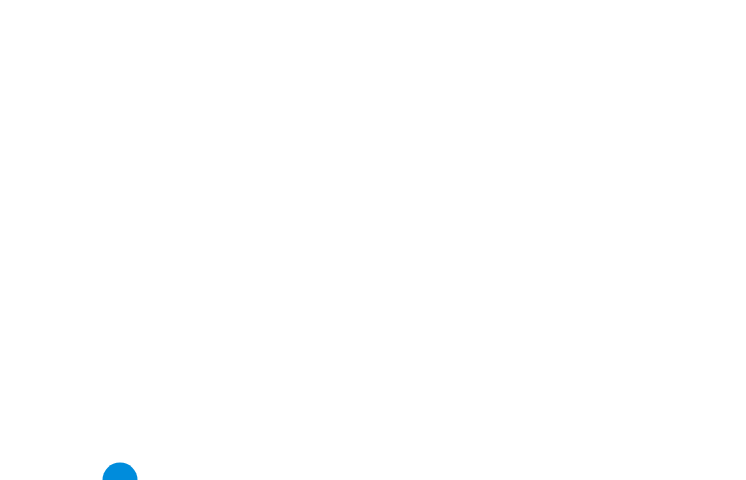
Frame 1 (no input)
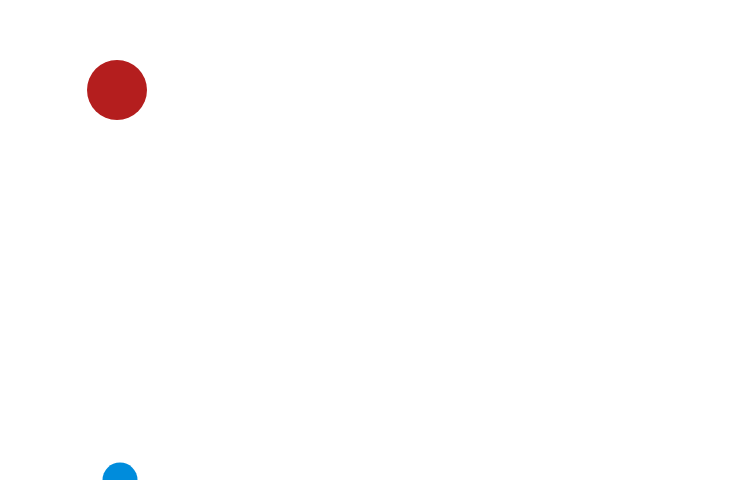
Frame 60 (no input)
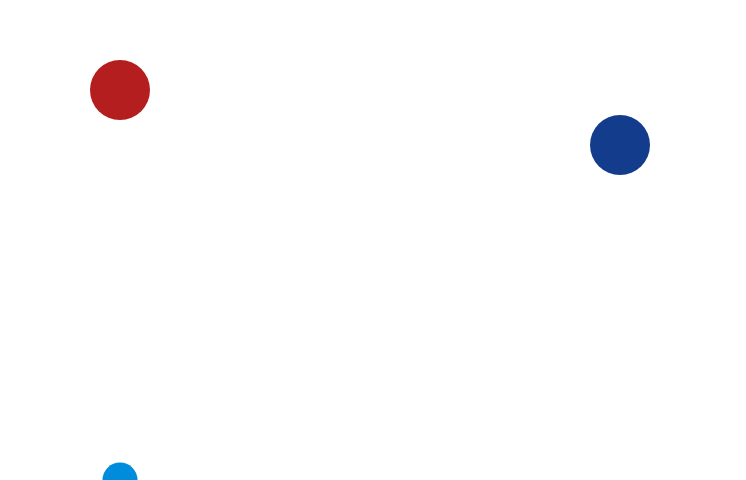
Frame 120 (the mouse pressed at the canvas centre since frame 60)

The p5.js sketch that drew these frames (run headless with seeded random() and noise() and a simulated clock; from frame 60 on, the mouse is pressed at the canvas centre):

// p5.js sketch
// ── sketch.js
let xRed = -60;
let xBlue = 800;
let yLight = 480;
let x100 = 800;
let xText = 800;
function setup() {
  createCanvas(746, 480);
  textAlign(CENTER, CENTER);
}
function draw() {
  background(255);
  //====================
  // 赤い丸
  //====================
  fill(180,30,30);
  noStroke();
  circle(xRed,90,60);
  if(xRed < 120){
    xRed = xRed + 3;
  }
  //====================
  // 青い丸
  //====================
  fill(20,60,140);
  circle(xBlue,145,60);
  if(xRed >= 120 && xBlue > 185){
    xBlue = xBlue - 3;
  }
  //====================
  // 水色の丸
  //====================
  fill(0,140,220);
  circle(120,yLight,35);
  if(xBlue <= 185 && yLight > 165){
    yLight = yLight - 3;
  }
  //====================
  // ロゴ
  //====================
  if(yLight <= 165){
    strokeWeight(10);
    stroke(180,30,30);
    line(80,230,160,190);
    line(160,190,240,230);
    line(240,230,160,270);
    line(160,270,80,230);
    stroke(20,60,140);
    line(80,280,160,340);
    line(160,340,160,280);
    stroke(0,140,220);
    line(240,280,240,340);
    line(240,340,160,380);
  }
  //====================
  // 100th
  //====================
  if(yLight <= 165){
    fill(180,30,30);
    noStroke();
    if(x100 > 470){
      x100 = x100 - 4;
    }
    textSize(120);
    text("100",x100,220);
    textSize(60);
    text("th",x100+170,220);
  }
  //====================
  // Anniversary
  //====================
  if(x100 <= 470){
    if(xText > 470){
      xText = xText - 4;
    }
    fill(180,30,30);
    textSize(40);
    text("Anniversary",xText,300);
    textSize(28);
    text("SINCE 1928",470,345);
    textSize(32);
    text("学校法人大阪産業大学",470,405);
    fill(20,60,140);
    textSize(30);
    text("偉大なる平凡人たれ",470,80);
  }
}
